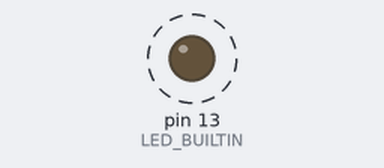
A sketch run on a simulated Arduino Uno, built with avr-gcc and run on an emulated ATmega328P. On the bench: output pins drawn as LEDs (lit = HIGH). Dashed ring = blinking.

Above: at 0.15 s.
Timing chart, 0 to 3.0 s (numbered marks = the images above):
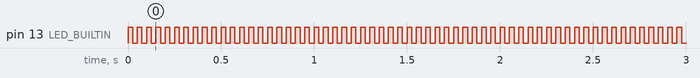

The sketch:

Blink_LED.ino
```cpp
void setup() {
  // initialize digital pin LED_BUILTIN as an output.
  pinMode(LED_BUILTIN, OUTPUT);
}

// the loop function runs over and over again forever
void loop() {
  digitalWrite(LED_BUILTIN, HIGH);   // turn the LED on (HIGH is the voltage level)
  delay(25);                       // wait for a second
  digitalWrite(LED_BUILTIN, LOW);    // turn the LED off by making the voltage LOW
  delay(25);                       // wait for a second
}
```

Measured:
- by itself, pin 13 (LED_BUILTIN): alternates HIGH for 0.03 s and LOW for 0.03 s
